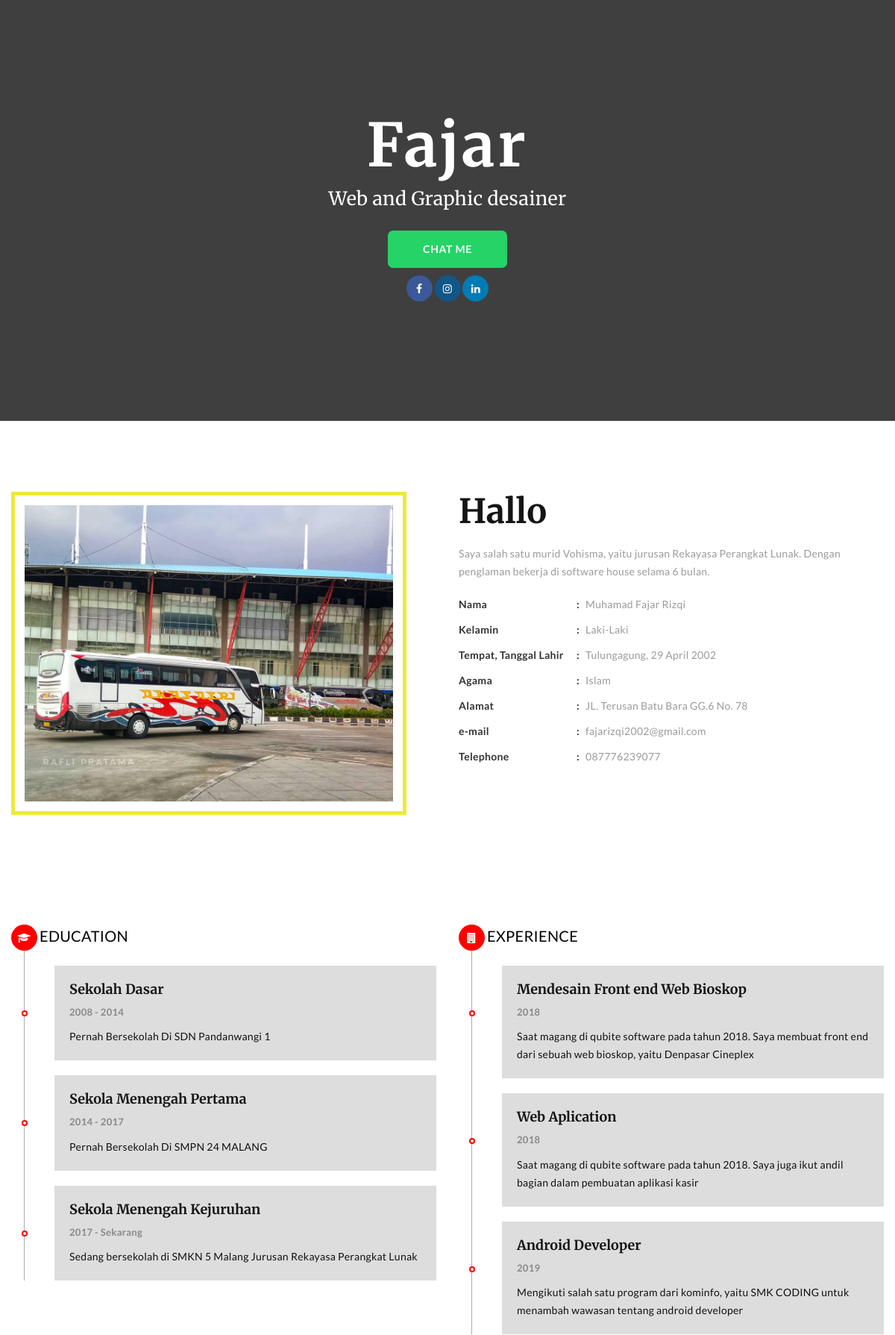
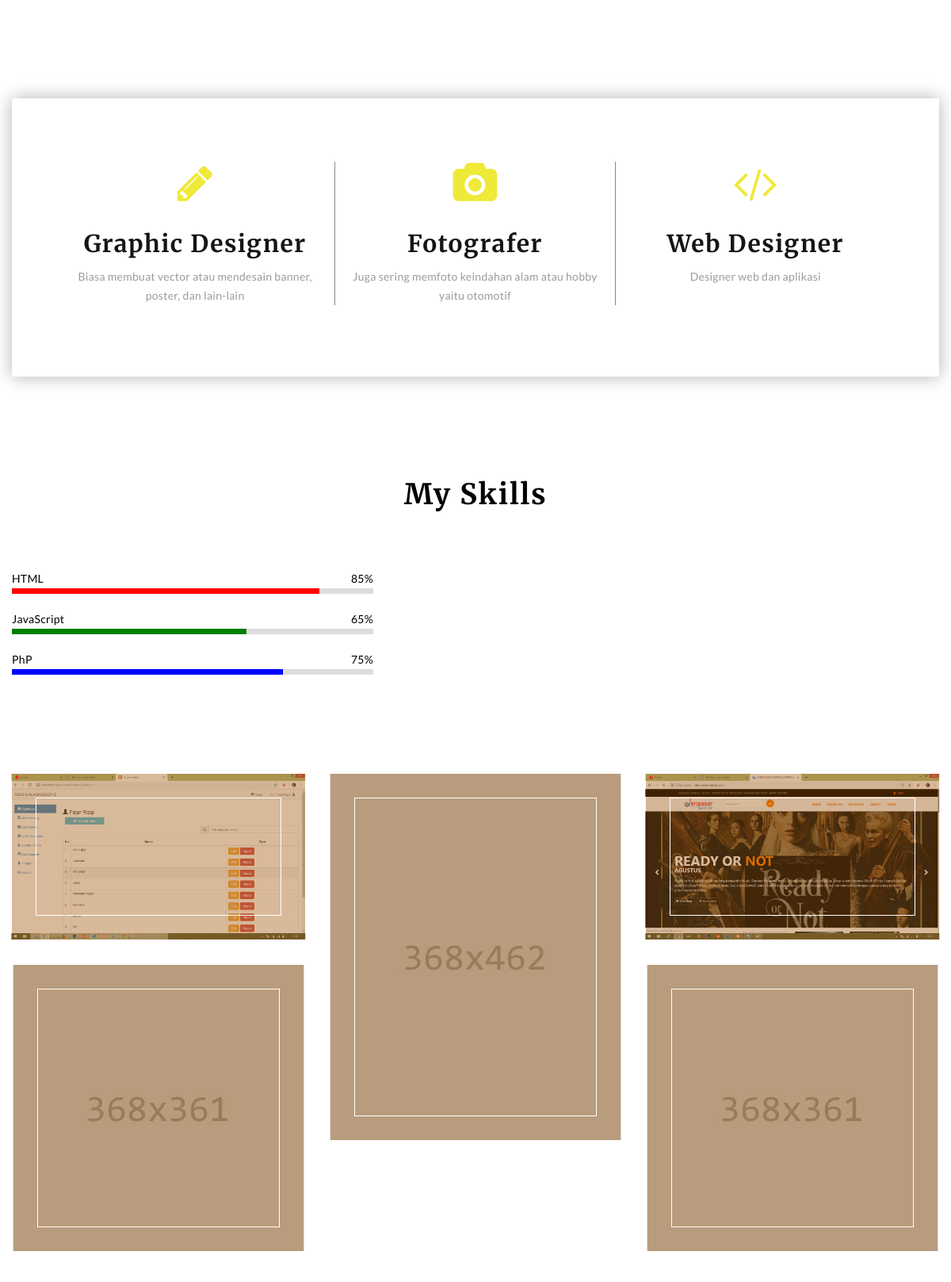
The page / (upper part) on the database its author committed (2 pictures, top to bottom).
### tables this page shows
CREATE TABLE `biodata` (
  `id` int(3) NOT NULL,
  `nama` varchar(50) NOT NULL,
  `jenis_kelamin` varchar(2) NOT NULL,
  `ttl` varchar(50) NOT NULL,
  `agama` varchar(10) NOT NULL,
  `alamat` varchar(50) NOT NULL,
  `email` varchar(50) NOT NULL,
  `telpon` varchar(15) NOT NULL,
  `resume` varchar(300) NOT NULL,
  `foto` varchar(100) NOT NULL,
  `nama_pendek` varchar(20) NOT NULL,
  `link_wa` varchar(100) NOT NULL
);

CREATE TABLE `pendidikan` (
  `id` int(5) NOT NULL,
  `judul` varchar(50) NOT NULL,
  `tahun` varchar(20) NOT NULL,
  `keterangan` varchar(100) NOT NULL
);

CREATE TABLE `pengalaman` (
  `id` int(5) NOT NULL,
  `judul` varchar(50) NOT NULL,
  `tahun` varchar(20) NOT NULL,
  `keterangan` varchar(400) NOT NULL
);

CREATE TABLE `keahlian` (
  `id` int(5) NOT NULL,
  `judul` varchar(50) NOT NULL,
  `icon` varchar(20) NOT NULL,
  `keterangan` varchar(500) NOT NULL
);

CREATE TABLE `skill` (
  `id` int(5) NOT NULL,
  `judul` varchar(50) NOT NULL,
  `persentase` varchar(20) NOT NULL,
  `warna` varchar(50) NOT NULL
);

### application/controllers/Home.php (called while the page is built, shortened)
<?php
class home extends CI_Controller {
	public function __construct(){
		$this->load->model("home_model");
		$this->load->model("pendidikan_model");
		$this->load->model("pengalaman_model");
		$this->load->model("keahlian_model");
		$this->load->model("skill_model");
	}
	public function index()
	{
		$data['home'] = $this->home_model->getall();
		$data['pendidikan'] = $this->pendidikan_model->getAllPendidikan();
		$data['pengalaman'] = $this->pengalaman_model->getAllPengalaman();
		$data['keahlian'] = $this->keahlian_model->getAllKeahlian();
		$data['skill'] = $this->skill_model->getAllSkill();
		$this->load->view('home', $data);
	}
}

### index.php (called while the page is built, shortened)
<?php
require_once BASEPATH.'core/CodeIgniter.php';

### application/models/Home_model.php (called while the page is built, shortened)
<?php
class Home_model extends CI_Model {
    public function getall(){
        return $this->db->get('biodata')->row_array();
    }
}
?>

### application/models/Pendidikan_model.php (called while the page is built, shortened)
<?php
class Pendidikan_model extends CI_Model {
    public function getAllPendidikan()
    {
        return $this->db->get('pendidikan')->result();
    }
}
?>

### application/models/Pengalaman_model.php (called while the page is built, shortened)
<?php
class Pengalaman_model extends CI_Model {
    public function getAllPengalaman()
    {
        return $this->db->get('pengalaman')->result();
    }
}
?>

### application/models/Keahlian_model.php (called while the page is built, shortened)
<?php
class Keahlian_model extends CI_Model {
    public function getAllKeahlian()
    {
        return $this->db->get('keahlian')->result();
    }
}
?>

### application/models/Skill_model.php (called while the page is built, shortened)
<?php
class Skill_model extends CI_Model {
    public function getAllSkill()
    {
        return $this->db->get('skill')->result();
    }
}
?>

### application/views/home.php (the view, shortened to what this page needs)
<!DOCTYPE html>
<html class="wide wow-animation smoothscroll" lang="en">
  <?php
    include("partials/header.php");
  ?>
  <body>
    <div class="page">
      <section class="swiper-bg-wrap swiper-style-1 bg-gray-dark">
        <div>
          <div class="swiper-container swiper-slider swiper-bg" data-autoplay="3500" data-slide-effect="fade">
            <div class="swiper-wrapper">
              <div class="swiper-slide" data-slide-bg="<?= base_url('assets/images/slide-1.jpg'); ?>"></div>
            </div>
          </div>
          <div class="swiper-bg-content custom-parallax-wrap">
            <div class="jumbotron-custom jumbotron-custom-1 custom-parallax" data-speed="0.8" data-fade="true">
              <div class="jumbotron-custom__inner">
                <div class="container">
                  <div class="row justify-content-md-center">
                    <div class="col-lg-12 col-xl-8">
                      <div class="hgroup">
                        <h1 class="wow fadeInUpSmall" data-wow-delay=".1s"><?php echo $home["nama_pendek"]; ?></h1>
                      </div>
                      <p class="big wow fadeInUpSmall" data-wow-delay=".3s" style="font-size: 25px">Web and Graphic desainer</p>
                      <a class="button button-wa" href="<?= $home['link_wa']?>" data-wow-delay=".33s">chat me</a>
                      <div class="icon-pack">
                          <div class="icon-sosmed icon-fb  wow fadeInUpSmall" data-wow-delay=".1s">
                            <a href="#"><i class="fa fa-facebook"></i></a>
                           </div>
                           <div class="icon-sosmed icon-ig  wow fadeInUpSmall" data-wow-delay=".1s">
                              <a href="#"><i class="fa fa-instagram"></i></a>
                            </div>
                            <div class="icon-sosmed icon-linked  wow fadeInUpSmall" data-wow-delay=".1s">
                              <a href="#"><i class="fa fa-linkedin"></i></a>
                            </div>
                        </div>
                    </div>
                  </div>
                </div>
              </div>
            </div>
          </div>
        </div>
      </section>
      <section class="section-md bg-default text-center text-lg-left">
        <div class="container">
          <div class="row justify-content-md-center align-items-lg-center flex-lg-row-reverse row-50">
            <div class="col-md-8 col-lg-6">
              <figure class="figure-bordered"><img src="<?= base_url("assets/images/biodata/") . $home["foto"] ?>" alt="" width="485" height="479"/>
              </figure>
            </div>
            <div class="col-md-9 col-lg-6">
              <h2>Hallo </h2>
              <p> <?php echo $home["resume"]; ?></p>
              <ul>
                <li class="li-bio">
                  <span class="judul-biodata">Nama</span>
                  <span><?php echo $home["nama"]; ?></span>
                </li>
                <li class="li-bio">
                  <span class="judul-biodata">Kelamin</span>
                  <?php
                  if($home['jenis_kelamin'] == 'L'){
                    ?>
                    <span>Laki-Laki</span>
                    <?php
                    }else if($home['jenis_kelamin'] == 'P'){
                      ?>
                      <span>Perempuan</span>
                      <?php
                      }
                    ?>
                </li>
                <li class="li-bio">
                    <span class="judul-biodata">Tempat, Tanggal Lahir</span>
                  <span><?php echo $home["ttl"]; ?></span>
                </li>
                <li class="li-bio">
                    <span class="judul-biodata">Agama</span>
                    <span><?php echo $home["agama"]; ?></span>
                </li>
                <li class="li-bio">
                    <span class="judul-biodata">Alamat</span>
                  <span><?php echo $home["alamat"]; ?></span>
                </li>
                <li class="li-bio">
                    <span class="judul-biodata">e-mail</span>
                    <span><?php echo $home["email"]; ?></span>
                </li>
                <li class="li-bio">
                    <span class="judul-biodata">Telephone</span>
                    <span><?php echo $home["telpon"]; ?></span>
                </li>
              </ul>
            </div>
          </div>
        </div>
      </section>
      <section class="eduex">
        <div class="container" >
          <div class="row">
              <div class="col-lg-6">
                <ul>
                  <li>
                    <div class="top-branch">
                      <div class="div-branch-icon"><i class="fa fa-graduation-cap brach-icon"></i></div>
                      <span class="branch-title">EDUCATION</span>
                    </div>
                  </li>
                  <?php foreach($pendidikan as $edu) {?>
                  <li>
                    <div class="bordered-branch">
                      <div class="education-div">
                          <h6><?= $edu->judul ?></h6>
                          <p class="edu-tahun"><?= $edu->tahun ?></p>
                          <p style="margin-top: 10px;"><?= $edu->keterangan ?></p>
                      </div>
                    </div>
                  </li>
                  <?php } ?>
                </ul>
              </div>
              <div class="col-lg-6">
                <ul>
                  <li>
                    <div class="top-branch">
                      <div class="div-branch-icon"><i class="fa fa-building brach-icon"></i></div>
                      <span class="branch-title">EXPERIENCE</span>
                    </div>
                  </li>
                  <?php foreach($pengalaman as $exp) {?>
                  <li>
                    <div class="bordered-branch">
                      <div class="education-div">
                          <h6><?= $exp->judul ?></h6>
                          <p class="edu-tahun"><?= $exp->tahun ?></p>
                          <p style="margin-top: 10px;"><?= $exp->keterangan ?></p>
                      </div>
                    </div>
                  </li>
                  <?php } ?>
                </ul>
              </div>
          </div>
        </div>
      </section>
      <section class="text-center bg-image parallax-container" data-parallax-img="assets/images/bg-image-9.jpg">
        <div class="parallax-content">
          <div class="section-md">
            <div class="container">
              <div class="list-boxed-wrap">
                  <div class="row">
                    <?php foreach($keahlian as $ahli) {?>
                      <div class="col-lg-4 pendidikan" style="">
                        <div class="list-boxed__icon "><i class="fa <?=$ahli->icon?>"></i></div>
                        <p class="list-boxed__title"> <?=$ahli->judul?></p>
                        <p class="list-boxed__text">  <?=$ahli->keterangan?></p>
                      </div>
                  <?php } ?>
                  </div>
              </div>
            </div>
          </div>
        </div>
      </section>
      <section>
        <div class="container">
          <h3 class="skill-title">My Skills</h3>
          <div class="row">
            <div class="col-lg-6">
            <?php foreach($skill as $s) {?>
              <div class="skils-container">
                <div class="judul-skill">
                  <span class="first"><?=$s->judul?></span>
                  <span class="second"><?=$s->persentase?></span>
                </div>
                <div class="skills-bar">
                  <div class="skill-value" style="width: <?=$s->persentase?>; background-color:<?=$s->warna?>"></div>
                </div>
              </div>
            <?php } ?>
            </div>
          </div>
        </div>
      </section>
      <section class="section-md bg-default text-center">
        <div class="container gallery-wrap">
          <div class="row justify-content-lg-center gallery-wrap-top">
            <div class="col-md-4">
              <h2>My Project</h2>
            </div>
          </div>
          <div class="row row-30 align-items-md-end gallery-wrap-bottom" data-lightgallery="group">
            <div class="col-md-4">
              <a class="thumb-bubba__link" href="assets/images/supermarket.png" data-lightgallery="item">
                <div class="thumb-bubba">
                  <figure><img src="assets/images/supermarket.png" alt="" width="368" height="236"/>
                  </figure>
                  <div class="thumb-bubba__overlay"></div>
                </div></a><a class="thumb-bubba__link" href="assets/images/gallery-2-1200x800_original.jpg" data-lightgallery="item">
                <div class="thumb-bubba">
                  <figure><img src="assets/images/gallery2-2-368x361.jpg" alt="" width="368" height="361"/>
                  </figure>
                  <div class="thumb-bubba__overlay"></div>
                </div></a>
            </div>
            <div class="col-md-4"><a class="thumb-bubba__link" href="assets/images/gallery1-3-900x1200_original.jpg" data-lightgallery="item">
                <div class="thumb-bubba">
                  <figure><img src="assets/images/gallery1-3-368x462.jpg" alt="" width="368" height="462"/>
                  </figure>
                  <div class="thumb-bubba__overlay"></div>
                </div></a></div>
            <div class="col-md-4"><a class="thumb-bubba__link" href="assets/images/denpasar.png" data-lightgallery="item">
                <div class="thumb-bubba">
                  <figure><img src="assets/images/denpasar.png" alt="" width="368" height="236"/>
                  </figure>
                  <div class="thumb-bubba__overlay"></div>
                </div></a><a class="thumb-bubba__link" href="assets/images/gallery-4-1200x800_original.jpg" data-lightgallery="item">
                <div class="thumb-bubba">
                  <figure><img src="assets/images/gallery2-4-368x361.jpg" alt="" width="368" height="361"/>
                  </figure>
                  <div class="thumb-bubba__overlay"></div>
                </div></a></div>
          </div>
        </div>
      </section>
    </div>
  </body>
</html>

### application/views/partials/header.php (shortened to what this page needs)
<head>
    <link rel="stylesheet" href="<?= base_url('assets/css/bootstrap.css'); ?>">
    <link rel="stylesheet" href="<?= base_url('assets/css/fonts.css'); ?>">
    <link rel="stylesheet" href="<?= base_url('assets/css/style.css'); ?>">
    <link rel="stylesheet" href="<?= base_url('assets/css/font-awesome.css'); ?>">
    <link rel="stylesheet" href="<?= base_url('assets/css/font-awesome.min.css'); ?>">
</head>

### rows shown on the page
biodata: nama_pendek "Fajar", foto (picture), resume "Saya salah satu murid Vohisma, yaitu jurusan Rekayasa Perangkat Lunak. Dengan penglaman bekerja di software house selama 6 bulan.", nama "Muhamad Fajar Rizqi", ttl "Tulungagung, 29 April 2002", agama "Islam", alamat "JL. Terusan Batu Bara GG.6 No. 78", email "fajarizqi2002@gmail.com", telpon "087776239077"
pendidikan: judul "Sekolah Dasar", tahun "2008 - 2014", keterangan "Pernah Bersekolah Di SDN Pandanwangi 1"
pendidikan: judul "Sekola Menengah Pertama", tahun "2014 - 2017", keterangan "Pernah Bersekolah Di SMPN 24 MALANG"
pendidikan: judul "Sekola Menengah Kejuruhan", tahun "2017 - Sekarang", keterangan "Sedang bersekolah di SMKN 5 Malang Jurusan Rekayasa Perangkat Lunak"
pengalaman: judul "Mendesain Front end Web Bioskop", tahun "2018", keterangan "Saat magang di qubite software pada tahun 2018. Saya membuat front end dari sebuah web bioskop, yaitu Denpasar Cineplex"
pengalaman: judul "Web Aplication", tahun "2018", keterangan "Saat magang di qubite software pada tahun 2018. Saya juga ikut andil bagian dalam pembuatan aplikasi kasir"
pengalaman: judul "Android Developer", tahun "2019", keterangan "Mengikuti salah satu program dari kominfo, yaitu SMK CODING untuk menambah wawasan tentang android developer"
keahlian: judul "Graphic Designer", keterangan "Biasa membuat vector atau mendesain banner, poster, dan lain-lain"
keahlian: judul "Fotografer", keterangan "Juga sering memfoto keindahan alam atau hobby yaitu otomotif"
keahlian: judul "Web Designer", keterangan "Designer web dan aplikasi"
skill: judul "HTML", persentase "85%"
skill: judul "JavaScript", persentase "65%"
skill: judul "PhP", persentase "75%"
